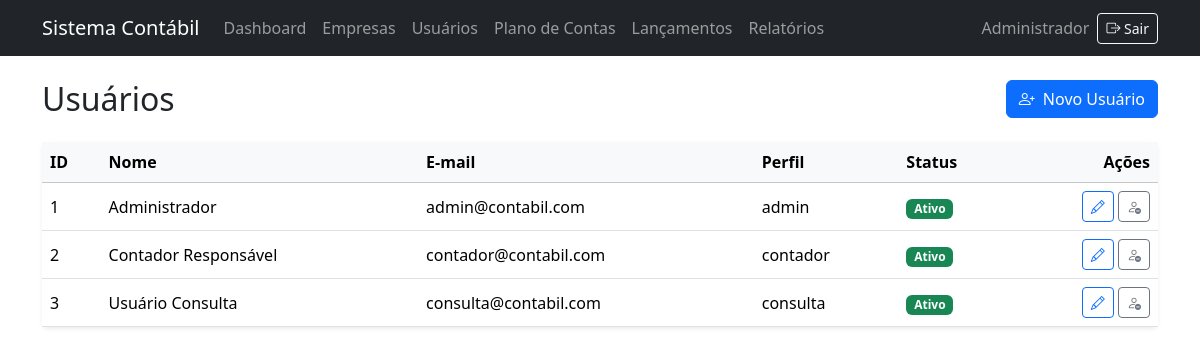
/usuarios/listar.php (signed in), run on the app's committed database.
### tables this page shows
CREATE TABLE IF NOT EXISTS usuarios (
    id_usuario     INT UNSIGNED AUTO_INCREMENT PRIMARY KEY,
    nome           VARCHAR(120) NOT NULL,
    email          VARCHAR(160) NOT NULL,
    senha          VARCHAR(255) NOT NULL,
    perfil         ENUM('admin', 'contador', 'consulta') NOT NULL DEFAULT 'consulta',
    status         ENUM('ativo', 'inativo') NOT NULL DEFAULT 'ativo',
    data_cadastro  DATETIME NOT NULL DEFAULT CURRENT_TIMESTAMP,
    UNIQUE KEY uk_usuarios_email (email)
);

### src/Core/Auth.php (called while the page is built, shortened)
<?php
final class Auth
{
    public function usuario(): ?array
    {
        $usuario = $_SESSION['usuario'] ?? null;
        return [
            'id_usuario' => (int) $usuario['id_usuario'],
            'nome' => $usuario['nome'],
            'email' => $usuario['email'],
            'perfil' => $usuario['perfil'],
        ];
    }
    public function logado(): bool
    {
        return $this->usuario() !== null;
    }
    public function perfil(): string
    {
        return $this->usuario()['perfil'] ?? '';
    }
}

### src/Repository/UsuarioRepository.php (called while the page is built, shortened)
<?php
final class UsuarioRepository
{
    private PDO $conexao;
    public function __construct()
    {
        $this->conexao = Database::getInstance()->getConnection();
    }
    public function listar(): array
    {
        $statement = $this->conexao->prepare(
            'SELECT id_usuario, nome, email, perfil, status
             FROM usuarios
             ORDER BY nome ASC, id_usuario ASC'
        );
        $statement->execute();
        return $statement->fetchAll(PDO::FETCH_ASSOC);
    }
}

### autoload.php (called while the page is built, shortened)
<?php
spl_autoload_register(static function (string $class): void {
    $prefix = 'App\\';
    $relativeClass = substr($class, strlen($prefix));
    $file = __DIR__
        . DIRECTORY_SEPARATOR . 'src'
        . DIRECTORY_SEPARATOR . str_replace('\\', DIRECTORY_SEPARATOR, $relativeClass)
        . '.php';
});

### config/config.php (called while the page is built, shortened)
<?php
$appDebug = getenv('APP_DEBUG');

### src/Core/Database.php (called while the page is built, shortened)
<?php
require_once dirname(__DIR__, 2) . DIRECTORY_SEPARATOR . 'config'
    . DIRECTORY_SEPARATOR . 'config.php';
final class Database
{
    private static ?self $instance = null;
    private PDO $connection;
    private function __construct()
    {
        $dsn = 'mysql:host=' . DB_HOST
            . ';port=' . DB_PORT
            . ';dbname=' . DB_NAME
            . ';charset=' . DB_CHARSET;
        $opcoes = [
            PDO::ATTR_ERRMODE => PDO::ERRMODE_EXCEPTION,
            PDO::ATTR_DEFAULT_FETCH_MODE => PDO::FETCH_ASSOC,
            PDO::ATTR_EMULATE_PREPARES => false,
        ];
        try {
            $this->connection = new PDO($dsn, DB_USER, DB_PASS, $opcoes);
        } catch (PDOException $exception) {
            throw new RuntimeException(
                'Não foi possível conectar ao banco de dados. Verifique as configurações e tente novamente.',
                0,
                $exception
            );
        }
    }
    public static function getInstance(): self
    {
        if (self::$instance === null) {
            self::$instance = new self();
        }
        return self::$instance;
    }
    public function getConnection(): PDO
    {
        return $this->connection;
    }
}

### usuarios/listar.php (the view, shortened to what this page needs)
<?php
require_once dirname(__DIR__) . DIRECTORY_SEPARATOR . 'autoload.php';
$usuarios = (new App\Repository\UsuarioRepository())->listar();
require_once dirname(__DIR__) . DIRECTORY_SEPARATOR . 'includes'
    . DIRECTORY_SEPARATOR . 'header.php';
$escapar = static fn (string $valor): string => htmlspecialchars(
    $valor,
    ENT_QUOTES | ENT_SUBSTITUTE,
    'UTF-8'
);
?>
<div class="d-flex flex-column flex-sm-row justify-content-between align-items-sm-center gap-3 mb-4">
    <h1 class="h2 mb-0">Usuários</h1>
    <a href="/Contabil/usuarios/form.php" class="btn btn-primary">
        <i class="bi bi-person-plus me-1" aria-hidden="true"></i>
        Novo Usuário
    </a>
</div>
<div class="card border-0 shadow-sm">
    <div class="card-body p-0">
        <div class="table-responsive">
            <table class="table table-hover align-middle mb-0">
                <thead class="table-light">
                    <tr>
                        <th scope="col">ID</th>
                        <th scope="col">Nome</th>
                        <th scope="col">E-mail</th>
                        <th scope="col">Perfil</th>
                        <th scope="col">Status</th>
                        <th scope="col" class="text-end">Ações</th>
                    </tr>
                </thead>
                <tbody>
                    <?php if ($usuarios === []): ?>
                        <tr>
                            <td colspan="6" class="text-center text-body-secondary py-4">
                                Nenhum usuário cadastrado.
                            </td>
                        </tr>
                    <?php else: ?>
                        <?php foreach ($usuarios as $usuario): ?>
                            <?php
                            $idUsuario = (int) ($usuario['id_usuario'] ?? 0);
                            $ativo = ($usuario['status'] ?? null) === 'ativo';
                            ?>
                            <tr>
                                <td><?= $idUsuario ?></td>
                                <td><?= $escapar((string) ($usuario['nome'] ?? '')) ?></td>
                                <td><?= $escapar((string) ($usuario['email'] ?? '')) ?></td>
                                <td><?= $escapar((string) ($usuario['perfil'] ?? '')) ?></td>
                                <td>
                                    <span class="badge <?= $ativo ? 'bg-success' : 'bg-secondary' ?>">
                                        <?= $ativo ? 'Ativo' : 'Inativo' ?>
                                    </span>
                                </td>
                                <td class="text-end text-nowrap">
                                    <a
                                        href="/Contabil/usuarios/form.php?id=<?= $idUsuario ?>"
                                        class="btn btn-outline-primary btn-sm"
                                        aria-label="Editar usuário <?= $escapar((string) ($usuario['nome'] ?? '')) ?>"
                                        title="Editar"
                                    >
                                        <i class="bi bi-pencil" aria-hidden="true"></i>
                                    </a>
                                    <?php if ($ativo): ?>
                                        <form
                                            action="/Contabil/usuarios/inativar.php?id=<?= $idUsuario ?>"
                                            method="post"
                                            class="d-inline"
                                        >
                                            <button
                                                type="submit"
                                                class="btn btn-outline-secondary btn-sm btn-excluir"
                                                aria-label="Inativar usuário <?= $escapar((string) ($usuario['nome'] ?? '')) ?>"
                                                title="Inativar"
                                            >
                                                <i class="bi bi-person-dash" aria-hidden="true"></i>
                                            </button>
                                        </form>
                                    <?php endif; ?>
                                </td>
                            </tr>
                        <?php endforeach; ?>
                    <?php endif; ?>
                </tbody>
            </table>
        </div>
    </div>
</div>
<?php
require_once dirname(__DIR__) . DIRECTORY_SEPARATOR . 'includes'
    . DIRECTORY_SEPARATOR . 'footer.php';

### includes/header.php (shortened to what this page needs)
<?php
require_once dirname(__DIR__) . DIRECTORY_SEPARATOR . 'autoload.php';
require_once dirname(__DIR__) . DIRECTORY_SEPARATOR . 'config'
    . DIRECTORY_SEPARATOR . 'config.php';
$auth = new \App\Core\Auth();
$usuarioLogado = $auth->logado();
$usuarioAtual = $usuarioLogado ? $auth->usuario() : null;
$escapar = static fn (string $valor): string => htmlspecialchars(
    $valor,
    ENT_QUOTES | ENT_SUBSTITUTE,
    'UTF-8'
);
?>
<!DOCTYPE html>
<html lang="pt-BR">
<head>
    <link
        href="https://cdn.jsdelivr.net/npm/bootstrap@5.3.3/dist/css/bootstrap.min.css"
        rel="stylesheet"
    >
    <link
        href="https://cdn.jsdelivr.net/npm/bootstrap-icons@1.11.3/font/bootstrap-icons.min.css"
        rel="stylesheet"
    >
</head>
<body>
<?php if ($usuarioLogado && $usuarioAtual !== null): ?>
    <nav class="navbar navbar-expand-lg navbar-dark bg-dark">
        <div class="container">
            <a class="navbar-brand" href="/Contabil/dashboard.php"><?= $escapar(APP_NAME) ?></a>
            <div class="collapse navbar-collapse" id="menuPrincipal">
                <ul class="navbar-nav me-auto mb-2 mb-lg-0">
                    <li class="nav-item"><a class="nav-link" href="/Contabil/dashboard.php">Dashboard</a></li>
                    <li class="nav-item"><a class="nav-link" href="/Contabil/empresas/listar.php">Empresas</a></li>
                    <?php if ($auth->perfil() === 'admin'): ?>
                        <li class="nav-item"><a class="nav-link" href="/Contabil/usuarios/listar.php">Usuários</a></li>
                    <?php endif; ?>
                    <li class="nav-item"><a class="nav-link" href="/Contabil/plano_contas/listar.php">Plano de Contas</a></li>
                    <li class="nav-item"><a class="nav-link" href="/Contabil/lancamentos/listar.php">Lançamentos</a></li>
                    <li class="nav-item"><a class="nav-link" href="/Contabil/relatorios/balancete.php">Relatórios</a></li>
                </ul>
                <div class="d-flex flex-column flex-lg-row align-items-lg-center gap-2">
                    <span class="navbar-text">
                        <?= $escapar($usuarioAtual['nome']) ?>
                    </span>
                    <form action="/Contabil/logout.php" method="post" class="m-0">
                        <button type="submit" class="btn btn-outline-light btn-sm">
                            <i class="bi bi-box-arrow-right" aria-hidden="true"></i>
                            Sair
                        </button>
                    </form>
                </div>
            </div>
        </div>
    </nav>
<?php endif; ?>
<div class="container mt-4">

### data on the page
usuarios: nome "Administrador", id_usuario "1", email "admin@contabil.com", perfil "admin", status "Ativo"
usuarios: id_usuario "2", nome "Contador Responsável", email "contador@contabil.com", perfil "contador", status "Ativo"
usuarios: id_usuario "3", nome "Usuário Consulta", email "consulta@contabil.com", perfil "consulta", status "Ativo"

### other printed values
$escapar(APP_NAME) "Sistema Contábil"
